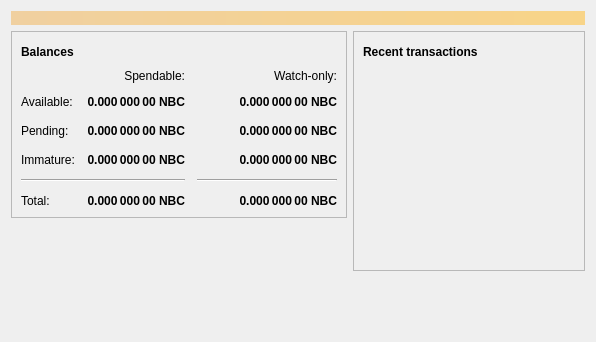
<?xml version="1.0" encoding="UTF-8"?>
<ui version="4.0">
 <class>OverviewPage</class>
 <widget class="QWidget" name="OverviewPage">
  <property name="geometry">
   <rect>
    <x>0</x>
    <y>0</y>
    <width>596</width>
    <height>342</height>
   </rect>
  </property>
  <property name="windowTitle">
   <string>Form</string>
  </property>
  <layout class="QVBoxLayout" name="topLayout">
   <item>
    <widget class="QLabel" name="labelAlerts">
     <property name="visible">
      <bool>false</bool>
     </property>
     <property name="styleSheet">
      <string notr="true">QLabel { background-color: qlineargradient(x1: 0, y1: 0, x2: 1, y2: 0, stop:0 #F0D0A0, stop:1 #F8D488); color:#000000; }</string>
     </property>
     <property name="wordWrap">
      <bool>true</bool>
     </property>
     <property name="margin">
      <number>3</number>
     </property>
     <property name="textInteractionFlags">
      <set>Qt::TextSelectableByMouse</set>
     </property>
    </widget>
   </item>
   <item>
    <layout class="QHBoxLayout" name="horizontalLayout" stretch="1,1">
     <item>
      <layout class="QVBoxLayout" name="verticalLayout_2">
       <item>
        <widget class="QFrame" name="frame">
         <property name="frameShape">
          <enum>QFrame::StyledPanel</enum>
         </property>
         <property name="frameShadow">
          <enum>QFrame::Raised</enum>
         </property>
         <layout class="QVBoxLayout" name="verticalLayout_4">
          <item>
           <layout class="QHBoxLayout" name="horizontalLayout_4">
            <item>
             <widget class="QLabel" name="label_5">
              <property name="font">
               <font>
                <weight>75</weight>
                <bold>true</bold>
               </font>
              </property>
              <property name="text">
               <string>Balances</string>
              </property>
             </widget>
            </item>
            <item>
             <widget class="QPushButton" name="labelWalletStatus">
              <property name="enabled">
               <bool>true</bool>
              </property>
              <property name="maximumSize">
               <size>
                <width>30</width>
                <height>16777215</height>
               </size>
              </property>
              <property name="toolTip">
               <string>The displayed information may be out of date. Your wallet automatically synchronizes with the NewBit network after a connection is established, but this process has not completed yet.</string>
              </property>
              <property name="text">
               <string/>
              </property>
              <property name="icon">
               <iconset resource="../newbit.qrc">
                <normaloff>:/icons/warning</normaloff>
                <disabledoff>:/icons/warning</disabledoff>:/icons/warning</iconset>
              </property>
              <property name="iconSize">
               <size>
                <width>24</width>
                <height>24</height>
               </size>
              </property>
              <property name="flat">
               <bool>true</bool>
              </property>
             </widget>
            </item>
            <item>
             <spacer name="horizontalSpacer_3">
              <property name="orientation">
               <enum>Qt::Horizontal</enum>
              </property>
              <property name="sizeHint" stdset="0">
               <size>
                <width>40</width>
                <height>20</height>
               </size>
              </property>
             </spacer>
            </item>
           </layout>
          </item>
          <item>
           <layout class="QGridLayout" name="gridLayout">
            <property name="spacing">
             <number>12</number>
            </property>
            <item row="2" column="2">
             <widget class="QLabel" name="labelWatchPending">
              <property name="font">
               <font>
                <weight>75</weight>
                <bold>true</bold>
               </font>
              </property>
              <property name="cursor">
               <cursorShape>IBeamCursor</cursorShape>
              </property>
              <property name="toolTip">
               <string>Unconfirmed transactions to watch-only addresses</string>
              </property>
              <property name="text">
               <string notr="true">0.000 000 00 NBC</string>
              </property>
              <property name="alignment">
               <set>Qt::AlignRight|Qt::AlignTrailing|Qt::AlignVCenter</set>
              </property>
              <property name="textInteractionFlags">
               <set>Qt::LinksAccessibleByMouse|Qt::TextSelectableByKeyboard|Qt::TextSelectableByMouse</set>
              </property>
             </widget>
            </item>
            <item row="2" column="1">
             <widget class="QLabel" name="labelUnconfirmed">
              <property name="font">
               <font>
                <weight>75</weight>
                <bold>true</bold>
               </font>
              </property>
              <property name="cursor">
               <cursorShape>IBeamCursor</cursorShape>
              </property>
              <property name="toolTip">
               <string>Total of transactions that have yet to be confirmed, and do not yet count toward the spendable balance</string>
              </property>
              <property name="text">
               <string notr="true">0.000 000 00 NBC</string>
              </property>
              <property name="alignment">
               <set>Qt::AlignRight|Qt::AlignTrailing|Qt::AlignVCenter</set>
              </property>
              <property name="textInteractionFlags">
               <set>Qt::LinksAccessibleByMouse|Qt::TextSelectableByKeyboard|Qt::TextSelectableByMouse</set>
              </property>
             </widget>
            </item>
            <item row="3" column="2">
             <widget class="QLabel" name="labelWatchImmature">
              <property name="font">
               <font>
                <weight>75</weight>
                <bold>true</bold>
               </font>
              </property>
              <property name="cursor">
               <cursorShape>IBeamCursor</cursorShape>
              </property>
              <property name="toolTip">
               <string>Mined balance in watch-only addresses that has not yet matured</string>
              </property>
              <property name="text">
               <string notr="true">0.000 000 00 NBC</string>
              </property>
              <property name="alignment">
               <set>Qt::AlignRight|Qt::AlignTrailing|Qt::AlignVCenter</set>
              </property>
              <property name="textInteractionFlags">
               <set>Qt::LinksAccessibleByMouse|Qt::TextSelectableByKeyboard|Qt::TextSelectableByMouse</set>
              </property>
             </widget>
            </item>
            <item row="4" column="0" colspan="2">
             <widget class="Line" name="line">
              <property name="orientation">
               <enum>Qt::Horizontal</enum>
              </property>
             </widget>
            </item>
            <item row="4" column="2">
             <widget class="Line" name="lineWatchBalance">
              <property name="sizePolicy">
               <sizepolicy hsizetype="Preferred" vsizetype="Fixed">
                <horstretch>0</horstretch>
                <verstretch>0</verstretch>
               </sizepolicy>
              </property>
              <property name="minimumSize">
               <size>
                <width>140</width>
                <height>0</height>
               </size>
              </property>
              <property name="orientation">
               <enum>Qt::Horizontal</enum>
              </property>
             </widget>
            </item>
            <item row="5" column="0">
             <widget class="QLabel" name="labelTotalText">
              <property name="text">
               <string>Total:</string>
              </property>
             </widget>
            </item>
            <item row="3" column="1">
             <widget class="QLabel" name="labelImmature">
              <property name="font">
               <font>
                <weight>75</weight>
                <bold>true</bold>
               </font>
              </property>
              <property name="cursor">
               <cursorShape>IBeamCursor</cursorShape>
              </property>
              <property name="toolTip">
               <string>Mined balance that has not yet matured</string>
              </property>
              <property name="text">
               <string notr="true">0.000 000 00 NBC</string>
              </property>
              <property name="alignment">
               <set>Qt::AlignRight|Qt::AlignTrailing|Qt::AlignVCenter</set>
              </property>
              <property name="textInteractionFlags">
               <set>Qt::LinksAccessibleByMouse|Qt::TextSelectableByKeyboard|Qt::TextSelectableByMouse</set>
              </property>
             </widget>
            </item>
            <item row="2" column="3">
             <spacer name="horizontalSpacer_2">
              <property name="orientation">
               <enum>Qt::Horizontal</enum>
              </property>
              <property name="sizeHint" stdset="0">
               <size>
                <width>40</width>
                <height>20</height>
               </size>
              </property>
             </spacer>
            </item>
            <item row="3" column="0">
             <widget class="QLabel" name="labelImmatureText">
              <property name="text">
               <string>Immature:</string>
              </property>
             </widget>
            </item>
            <item row="5" column="1">
             <widget class="QLabel" name="labelTotal">
              <property name="font">
               <font>
                <weight>75</weight>
                <bold>true</bold>
               </font>
              </property>
              <property name="cursor">
               <cursorShape>IBeamCursor</cursorShape>
              </property>
              <property name="toolTip">
               <string>Your current total balance</string>
              </property>
              <property name="text">
               <string notr="true">0.000 000 00 NBC</string>
              </property>
              <property name="alignment">
               <set>Qt::AlignRight|Qt::AlignTrailing|Qt::AlignVCenter</set>
              </property>
              <property name="textInteractionFlags">
               <set>Qt::LinksAccessibleByMouse|Qt::TextSelectableByKeyboard|Qt::TextSelectableByMouse</set>
              </property>
             </widget>
            </item>
            <item row="5" column="2">
             <widget class="QLabel" name="labelWatchTotal">
              <property name="font">
               <font>
                <weight>75</weight>
                <bold>true</bold>
               </font>
              </property>
              <property name="cursor">
               <cursorShape>IBeamCursor</cursorShape>
              </property>
              <property name="toolTip">
               <string>Current total balance in watch-only addresses</string>
              </property>
              <property name="text">
               <string notr="true">0.000 000 00 NBC</string>
              </property>
              <property name="alignment">
               <set>Qt::AlignRight|Qt::AlignTrailing|Qt::AlignVCenter</set>
              </property>
              <property name="textInteractionFlags">
               <set>Qt::LinksAccessibleByMouse|Qt::TextSelectableByKeyboard|Qt::TextSelectableByMouse</set>
              </property>
             </widget>
            </item>
            <item row="0" column="2">
             <widget class="QLabel" name="labelWatchonly">
              <property name="text">
               <string>Watch-only:</string>
              </property>
              <property name="alignment">
               <set>Qt::AlignRight|Qt::AlignTrailing|Qt::AlignVCenter</set>
              </property>
             </widget>
            </item>
            <item row="1" column="0">
             <widget class="QLabel" name="labelBalanceText">
              <property name="text">
               <string>Available:</string>
              </property>
             </widget>
            </item>
            <item row="1" column="1">
             <widget class="QLabel" name="labelBalance">
              <property name="font">
               <font>
                <weight>75</weight>
                <bold>true</bold>
               </font>
              </property>
              <property name="cursor">
               <cursorShape>IBeamCursor</cursorShape>
              </property>
              <property name="toolTip">
               <string>Your current spendable balance</string>
              </property>
              <property name="text">
               <string notr="true">0.000 000 00 NBC</string>
              </property>
              <property name="alignment">
               <set>Qt::AlignRight|Qt::AlignTrailing|Qt::AlignVCenter</set>
              </property>
              <property name="textInteractionFlags">
               <set>Qt::LinksAccessibleByMouse|Qt::TextSelectableByKeyboard|Qt::TextSelectableByMouse</set>
              </property>
             </widget>
            </item>
            <item row="1" column="2">
             <widget class="QLabel" name="labelWatchAvailable">
              <property name="font">
               <font>
                <weight>75</weight>
                <bold>true</bold>
               </font>
              </property>
              <property name="cursor">
               <cursorShape>IBeamCursor</cursorShape>
              </property>
              <property name="toolTip">
               <string>Your current balance in watch-only addresses</string>
              </property>
              <property name="text">
               <string notr="true">0.000 000 00 NBC</string>
              </property>
              <property name="alignment">
               <set>Qt::AlignRight|Qt::AlignTrailing|Qt::AlignVCenter</set>
              </property>
              <property name="textInteractionFlags">
               <set>Qt::LinksAccessibleByMouse|Qt::TextSelectableByKeyboard|Qt::TextSelectableByMouse</set>
              </property>
             </widget>
            </item>
            <item row="2" column="0">
             <widget class="QLabel" name="labelPendingText">
              <property name="text">
               <string>Pending:</string>
              </property>
             </widget>
            </item>
            <item row="0" column="1">
             <widget class="QLabel" name="labelSpendable">
              <property name="text">
               <string>Spendable:</string>
              </property>
              <property name="alignment">
               <set>Qt::AlignRight|Qt::AlignTrailing|Qt::AlignVCenter</set>
              </property>
             </widget>
            </item>
           </layout>
          </item>
         </layout>
        </widget>
       </item>
       <item>
        <spacer name="verticalSpacer">
         <property name="orientation">
          <enum>Qt::Vertical</enum>
         </property>
         <property name="sizeHint" stdset="0">
          <size>
           <width>20</width>
           <height>40</height>
          </size>
         </property>
        </spacer>
       </item>
      </layout>
     </item>
     <item>
      <layout class="QVBoxLayout" name="verticalLayout_3">
       <item>
        <widget class="QFrame" name="frame_2">
         <property name="frameShape">
          <enum>QFrame::StyledPanel</enum>
         </property>
         <property name="frameShadow">
          <enum>QFrame::Raised</enum>
         </property>
         <layout class="QVBoxLayout" name="verticalLayout">
          <item>
           <layout class="QHBoxLayout" name="horizontalLayout_2">
            <item>
             <widget class="QLabel" name="label_4">
              <property name="font">
               <font>
                <weight>75</weight>
                <bold>true</bold>
               </font>
              </property>
              <property name="text">
               <string>Recent transactions</string>
              </property>
             </widget>
            </item>
            <item>
             <widget class="QPushButton" name="labelTransactionsStatus">
              <property name="enabled">
               <bool>true</bool>
              </property>
              <property name="maximumSize">
               <size>
                <width>30</width>
                <height>16777215</height>
               </size>
              </property>
              <property name="toolTip">
               <string>The displayed information may be out of date. Your wallet automatically synchronizes with the NewBit network after a connection is established, but this process has not completed yet.</string>
              </property>
              <property name="text">
               <string/>
              </property>
              <property name="icon">
               <iconset resource="../newbit.qrc">
                <normaloff>:/icons/warning</normaloff>
                <disabledoff>:/icons/warning</disabledoff>:/icons/warning</iconset>
              </property>
              <property name="iconSize">
               <size>
                <width>24</width>
                <height>24</height>
               </size>
              </property>
              <property name="flat">
               <bool>true</bool>
              </property>
             </widget>
            </item>
            <item>
             <spacer name="horizontalSpacer">
              <property name="orientation">
               <enum>Qt::Horizontal</enum>
              </property>
              <property name="sizeHint" stdset="0">
               <size>
                <width>40</width>
                <height>20</height>
               </size>
              </property>
             </spacer>
            </item>
           </layout>
          </item>
          <item>
           <widget class="QListView" name="listTransactions">
            <property name="styleSheet">
             <string notr="true">QListView { background: transparent; }</string>
            </property>
            <property name="frameShape">
             <enum>QFrame::NoFrame</enum>
            </property>
            <property name="verticalScrollBarPolicy">
             <enum>Qt::ScrollBarAlwaysOff</enum>
            </property>
            <property name="horizontalScrollBarPolicy">
             <enum>Qt::ScrollBarAlwaysOff</enum>
            </property>
            <property name="selectionMode">
             <enum>QAbstractItemView::NoSelection</enum>
            </property>
           </widget>
          </item>
         </layout>
        </widget>
       </item>
       <item>
        <spacer name="verticalSpacer_2">
         <property name="orientation">
          <enum>Qt::Vertical</enum>
         </property>
         <property name="sizeHint" stdset="0">
          <size>
           <width>20</width>
           <height>40</height>
          </size>
         </property>
        </spacer>
       </item>
      </layout>
     </item>
    </layout>
   </item>
  </layout>
 </widget>
 <resources/>
 <connections/>
</ui>
